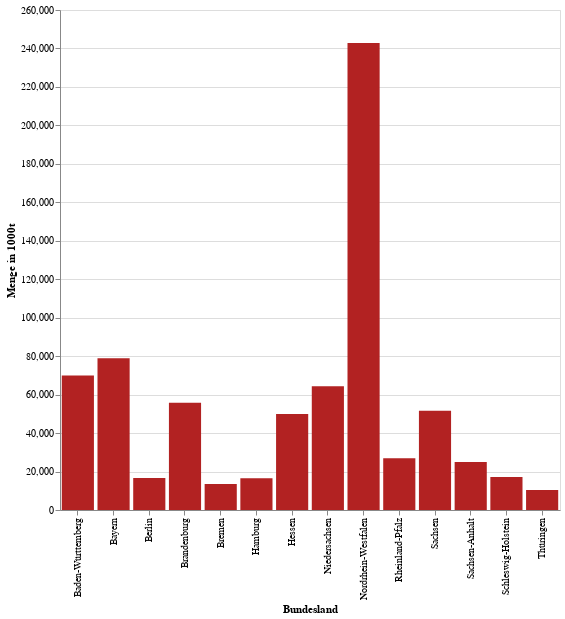

Source (notebook cell):
### Markdown cell above
Here is the first version of my visualization. It is not interactive except for the tooltip. The zoom&pan method we learned in the last tutorial is not very useful in my visualization.

### Code cell
alt.Chart(emission).mark_bar(color='firebrick').encode(
x = 'Bundesland',
y = alt.Y('Menge', title='Menge in 1000t'), 
    tooltip=['Bundesland','Menge','Steinkohle','Braunkohle', 
             'Mineralöle','Gase','Abfälle (nicht biogen)','Andere Energieträger'],
).properties(width=500, height=500)

### Figure 1 — Vega-Lite specification as saved in the notebook (floating-point values rounded to 4 significant figures)
{"config": {"view": {"continuousWidth": 400, "continuousHeight": 300}}, "data": {"name": "data-9277e257a6d756451b88d4721573b4e1"}, "mark": {"type": "bar", "color": "firebrick"}, "encoding": {"tooltip": [{"type": "nominal", "field": "Bundesland"}, {"type": "quantitative", "field": "Menge"}, {"type": "nominal", "field": "Steinkohle"}, {"type": "quantitative", "field": "Braunkohle"}, {"type": "quantitative", "field": "Mineralöle"}, {"type": "quantitative", "field": "Gase"}, {"type": "quantitative", "field": "Abfälle (nicht biogen)"}, {"type": "quantitative", "field": "Andere Energieträger"}], "x": {"type": "nominal", "field": "Bundesland"}, "y": {"type": "quantitative", "field": "Menge", "title": "Menge in 1000t"}}, "height": 500, "width": 500, "$schema": "https://vega.github.io/schema/vega-lite/v4.8.1.json", "datasets": {"data-9277e257a6d756451b88d4721573b4e1": [{"Bundesland": "Baden-Württemberg", "Jahr": 2017, "Menge": 69930.0, "Steinkohle": "15345,3", "Braunkohle": 555.0, "Mineralöle": 36530.0, "Gase": 15850.0, "Abfälle (nicht biogen)": 1434.0, "Andere Energieträger": 215.0, "Stand": "05.03.2020"}, {"Bundesland": "Bayern", "Jahr": 2017, "Menge": 78860.0, "Steinkohle": "4338,1", "Braunkohle": 866.0, "Mineralöle": 48230.0, "Gase": 23050.0, "Abfälle (nicht biogen)": 2375.0, "Andere Energieträger": 0.0, "Stand": "20.08.2019"}, {"Bundesland": "Berlin", "Jahr": 2017, "Menge": 16660.0, "Steinkohle": "3470,2", "Braunkohle": 653.0, "Mineralöle": 7022.0, "Gase": 5292.0, "Abfälle (nicht biogen)": 224.0, "Andere Energieträger": 0.0, "Stand": "18.12.2019"}, {"Bundesland": "Brandenburg", "Jahr": 2017, "Menge": 55800.0, "Steinkohle": "1816,2", "Braunkohle": 34650.0, "Mineralöle": 10930.0, "Gase": 7048.0, "Abfälle (nicht biogen)": 1356.0, "Andere Energieträger": 0.0, "Stand": "03.03.2020"}, {"Bundesland": "Bremen", "Jahr": 2017, "Menge": 13560.0, "Steinkohle": "6051,4", "Braunkohle": 365.0, "Mineralöle": 1813.0, "Gase": 4732.0, "Abfälle (nicht biogen)": 595.0, "Andere Energieträger": 0.0, "Stand": "12.03.2020"}, {"Bundesland": "Hamburg", "Jahr": 2017, "Menge": 16450.0, "Steinkohle": "6958,8", "Braunkohle": 17.0, "Mineralöle": 5826.0, "Gase": 3243.0, "Abfälle (nicht biogen)": 403.0, "Andere Energieträger": 0.0, "Stand": "01.09.2019"}, {"Bundesland": "Hessen", "Jahr": 2017, "Menge": 49960.0, "Steinkohle": "3345,6", "Braunkohle": 514.0, "Mineralöle": 33600.0, "Gase": 11370.0, "Abfälle (nicht biogen)": 1124.0, "Andere Energieträger": 0.0, "Stand": "22.01.2019"}, {"Bundesland": "Mecklenburg-Vorpommern", "Jahr": 2017, "Menge": null, "Steinkohle": null, "Braunkohle": null, "Mineralöle": null, "Gase": null, "Abfälle (nicht biogen)": null, "Andere Energieträger": null, "Stand": null}, {"Bundesland": "Niedersachsen", "Jahr": 2017, "Menge": 64370.0, "Steinkohle": "11828,2", "Braunkohle": 290.0, "Mineralöle": 23460.0, "Gase": 28000.0, "Abfälle (nicht biogen)": 791.0, "Andere Energieträger": 0.0, "Stand": "25.02.2020"}, {"Bundesland": "Nordrhein-Westfalen", "Jahr": 2017, "Menge": 242800.0, "Steinkohle": "36460,2", "Braunkohle": 86180.0, "Mineralöle": 55710.0, "Gase": 60410.0, "Abfälle (nicht biogen)": 3911.0, "Andere Energieträger": 103.0, "Stand": "14.02.2020"}, {"Bundesland": "Rheinland-Pfalz", "Jahr": 2017, "Menge": 26880.0, "Steinkohle": "212,8", "Braunkohle": 323.0, "Mineralöle": 12870.0, "Gase": 12360.0, "Abfälle (nicht biogen)": 1104.0, "Andere Energieträger": 0.0, "Stand": "05.03.2020"}, {"Bundesland": "Saarland", "Jahr": 2017, "Menge": null, "Steinkohle": null, "Braunkohle": null, "Mineralöle": null, "Gase": null, "Abfälle (nicht biogen)": null, "Andere Energieträger": null, "Stand": null}, {"Bundesland": "Sachsen", "Jahr": 2017, "Menge": 51560.0, "Steinkohle": "118,3", "Braunkohle": 32890.0, "Mineralöle": 10440.0, "Gase": 7975.0, "Abfälle (nicht biogen)": 134.0, "Andere Energieträger": 0.0, "Stand": null}, {"Bundesland": "Sachsen-Anhalt", "Jahr": 2017, "Menge": 24950.0, "Steinkohle": "454,7", "Braunkohle": 7957.0, "Mineralöle": 7657.0, "Gase": 7394.0, "Abfälle (nicht biogen)": 1491.0, "Andere Energieträger": 0.0, "Stand": "20.02.2020"}, {"Bundesland": "Schleswig-Holstein", "Jahr": 2017, "Menge": 17170.0, "Steinkohle": "2805,0", "Braunkohle": 187.0, "Mineralöle": 8088.0, "Gase": 5270.0, "Abfälle (nicht biogen)": 818.0, "Andere Energieträger": 0.0, "Stand": "01.09.2019"}, {"Bundesland": "Thüringen", "Jahr": 2017, "Menge": 10380.0, "Steinkohle": "55,8", "Braunkohle": 406.0, "Mineralöle": 5238.0, "Gase": 4363.0, "Abfälle (nicht biogen)": 322.0, "Andere Energieträger": 0.0, "Stand": null}]}}
